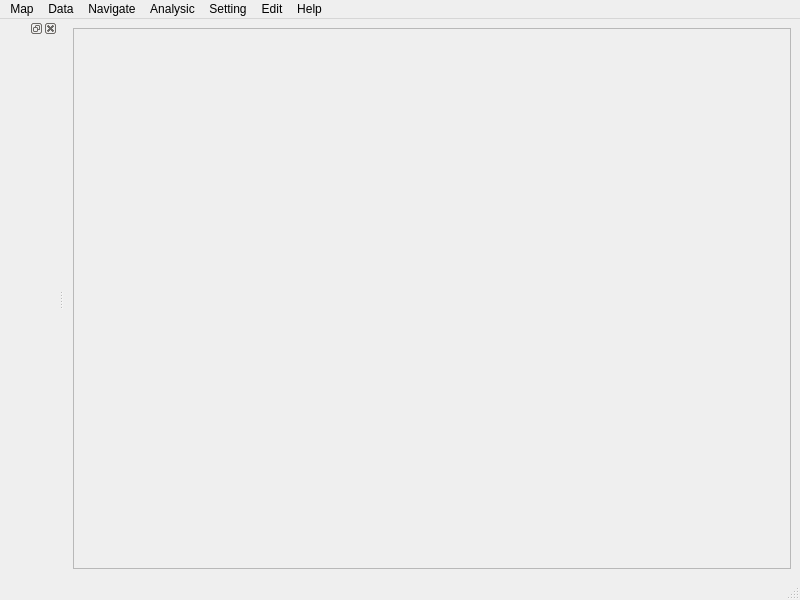
<?xml version="1.0" encoding="UTF-8"?>
<ui version="4.0">
 <class>MainWindow</class>
 <widget class="QMainWindow" name="MainWindow">
  <property name="geometry">
   <rect>
    <x>0</x>
    <y>0</y>
    <width>800</width>
    <height>600</height>
   </rect>
  </property>
  <property name="windowTitle">
   <string>MainWindow</string>
  </property>
  <widget class="QWidget" name="centralwidget">
   <layout class="QVBoxLayout" name="verticalLayout">
    <item>
     <widget class="QFrame" name="frame">
      <property name="frameShape">
       <enum>QFrame::StyledPanel</enum>
      </property>
      <property name="frameShadow">
       <enum>QFrame::Raised</enum>
      </property>
     </widget>
    </item>
   </layout>
  </widget>
  <widget class="QMenuBar" name="menubar">
   <property name="geometry">
    <rect>
     <x>0</x>
     <y>0</y>
     <width>800</width>
     <height>22</height>
    </rect>
   </property>
   <widget class="QMenu" name="menuMap">
    <property name="title">
     <string>Map</string>
    </property>
    <addaction name="actionOpenMap"/>
   </widget>
   <widget class="QMenu" name="menuData">
    <property name="title">
     <string>Data</string>
    </property>
    <addaction name="actionOpenVector"/>
    <addaction name="actionOpenRaster"/>
   </widget>
   <widget class="QMenu" name="menuNavigate">
    <property name="title">
     <string>Navigate</string>
    </property>
   </widget>
   <widget class="QMenu" name="menuAnalysic">
    <property name="title">
     <string>Analysic</string>
    </property>
   </widget>
   <widget class="QMenu" name="menuSetting">
    <property name="title">
     <string>Setting</string>
    </property>
   </widget>
   <widget class="QMenu" name="menuHelp">
    <property name="title">
     <string>Help</string>
    </property>
   </widget>
   <widget class="QMenu" name="menuEdit">
    <property name="title">
     <string>Edit</string>
    </property>
    <addaction name="actionUndo"/>
    <addaction name="actionRedo"/>
   </widget>
   <addaction name="menuMap"/>
   <addaction name="menuData"/>
   <addaction name="menuNavigate"/>
   <addaction name="menuAnalysic"/>
   <addaction name="menuSetting"/>
   <addaction name="menuEdit"/>
   <addaction name="menuHelp"/>
  </widget>
  <widget class="QStatusBar" name="statusbar"/>
  <widget class="QDockWidget" name="dockWidget">
   <attribute name="dockWidgetArea">
    <number>1</number>
   </attribute>
   <widget class="QWidget" name="dockWidgetContents"/>
  </widget>
  <action name="actionOpenMap">
   <property name="text">
    <string>Open Map</string>
   </property>
  </action>
  <action name="actionOpenVector">
   <property name="text">
    <string>OpenVector</string>
   </property>
  </action>
  <action name="actionOpenRaster">
   <property name="text">
    <string>OpenRaster</string>
   </property>
  </action>
  <action name="actionUndo">
   <property name="text">
    <string>Undo</string>
   </property>
  </action>
  <action name="actionRedo">
   <property name="text">
    <string>Redo</string>
   </property>
  </action>
 </widget>
 <resources/>
 <connections/>
</ui>
